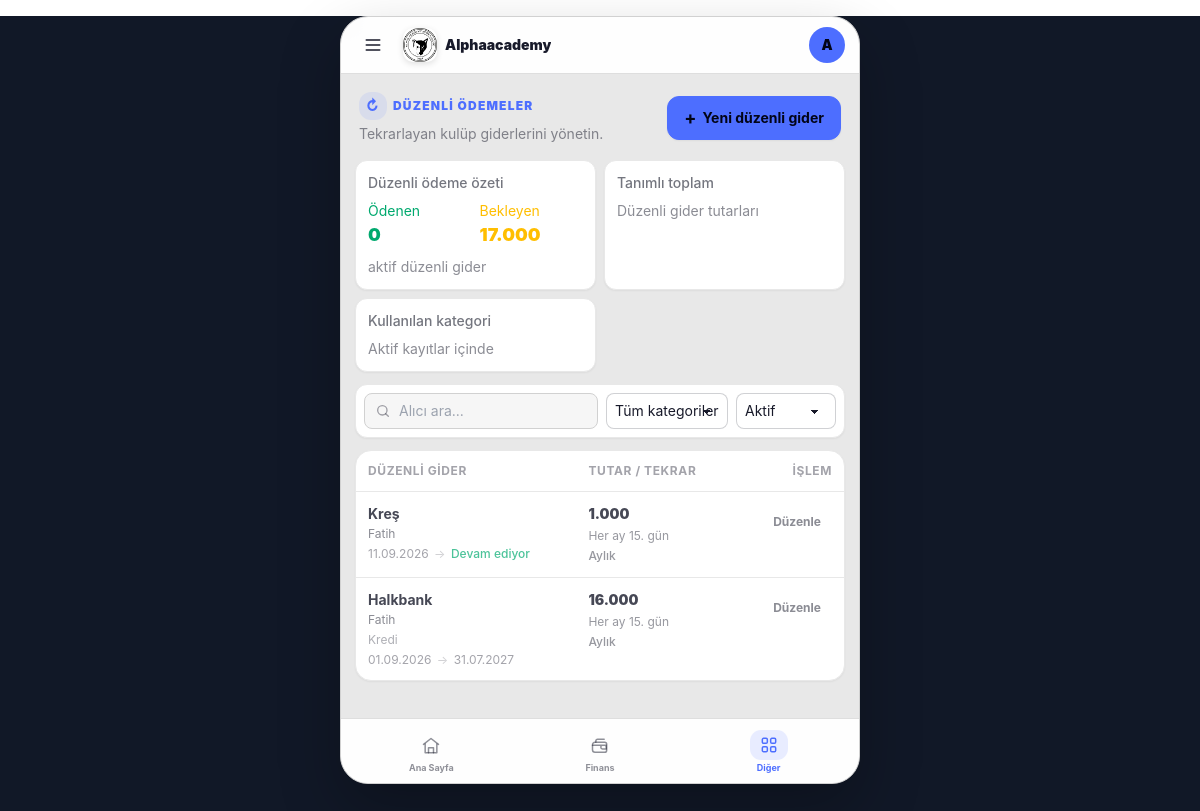
The app's page /finance/regular-expenses/ (signed in), older data.
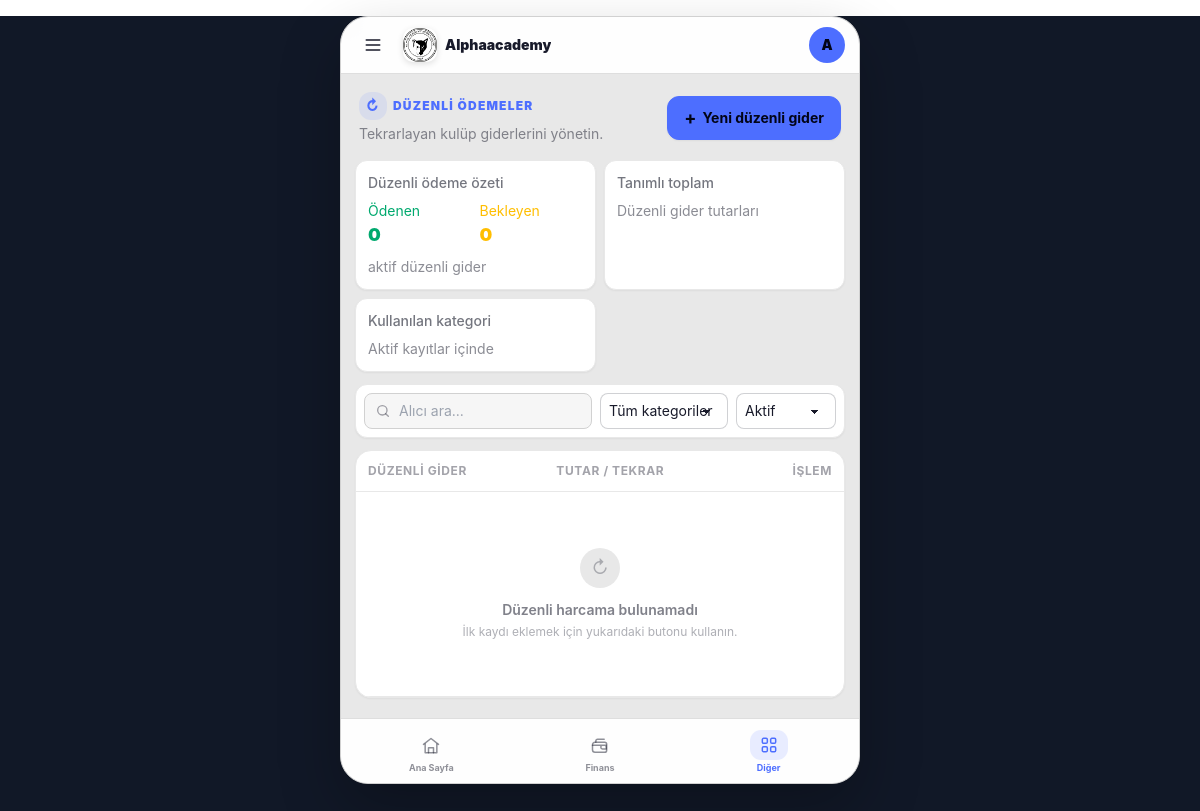
The same page, newer data.
### users/models.py (models this page shows, shortened)
class User(AbstractUser):
    class Role(models.TextChoices):
        PARENT = 'parent', 'Veli'
        ADMIN = 'admin', 'Yönetici'
        COACH = 'coach', 'Antrenör'
        FINANCE = 'finance', 'Mali İşler'
    email = models.EmailField(unique=True, verbose_name="E-posta Adresi")
    role = models.CharField(
        max_length=20,
        choices=Role.choices,
        default=Role.PARENT,
        verbose_name="Kullanıcı Rolü"
    )
    phone_number = models.CharField(max_length=15, blank=True, null=True, verbose_name="Telefon Numarası")
    tc_identity = models.CharField(max_length=11, blank=True, null=True, verbose_name="T.C. Kimlik No")
    USERNAME_FIELD = 'email'
    REQUIRED_FIELDS = ['username', 'first_name', 'last_name']
    class Meta:
        verbose_name = "Kullanıcı"
        verbose_name_plural = "Kullanıcılar"
    @property
    def is_coach(self):
        return self.role == self.Role.COACH

### finance/models.py (models this page shows, shortened)
class RegularExpense(models.Model):
    category = models.ForeignKey(
        ExpenseCategory,
        on_delete=models.SET_NULL,
        null=True,
        related_name='regular_expenses',
        verbose_name="Kategori"
    )
    amount = models.IntegerField(verbose_name="Tutar (TL)")
    reciever = models.CharField(max_length=200, verbose_name="Alıcı / Firma / Kişi")
    start_date = models.DateField(verbose_name="Başlangıç Tarihi")
    end_date = models.DateField(null=True, blank=True, verbose_name="Bitiş Tarihi (Opsiyonel)")
    frequency = models.CharField(
        max_length=20,
        choices=[
            ('monthly', 'Aylık'),
            ('quarterly', '3 Aylık'),
            ('yearly', 'Yıllık'),
        ],
        default='monthly',
        verbose_name="Frekans"
    )
    paymentDay = models.PositiveSmallIntegerField(
        default=1,
        null=True,
        blank=True,
        verbose_name="Ödeme Günü",
        help_text="Örn: 15, 30. Boş bırakılırsa ödeme günü belirtilmemiş olur."
    )
    notes = models.TextField(blank=True, null=True, verbose_name="Açıklama / Detay")
    created_by = models.ForeignKey(
        settings.AUTH_USER_MODEL,
        on_delete=models.SET_NULL,
        null=True,
        verbose_name="Kaydı Oluşturan"
    )
    created_at = models.DateTimeField(auto_now_add=True)
    class Meta:
        verbose_name = "Düzenli Gider"
        verbose_name_plural = "Düzenli Giderler"
        ordering = ['-start_date']

class ExpenseCategory(models.Model):
    name = models.CharField(max_length=100, verbose_name="Kategori Adı")
    parent = models.ForeignKey(
        'self',
        on_delete=models.SET_NULL,
        null=True,
        blank=True,
        related_name='children',
        verbose_name="Üst Kategori",
    )
    description = models.TextField(blank=True, null=True, verbose_name="Açıklama")
    class Meta:
        verbose_name = "Gider Kategorisi"
        verbose_name_plural = "Gider Kategorileri"

### finance/views.py (the view)
# urls.py: path('regular-expenses/', views.regular_expense_list, name='regular-expense-list'),
@login_required
def regular_expense_list(request):
    query = request.GET.get('q', '').strip()
    category_id = request.GET.get('category', '')
    status = request.GET.get('status', 'active')
    expenses = RegularExpense.objects.select_related('category', 'created_by').order_by(
        F('paymentDay').asc(nulls_last=True), '-start_date'
    )
    if query:
        expenses = expenses.filter(reciever__icontains=query)
    if category_id:
        expenses = expenses.filter(category_id=category_id)
    if status == 'active':
        expenses = expenses.filter(Q(end_date__isnull=True) | Q(end_date__gte=date.today()))
    elif status == 'expired':
        expenses = expenses.filter(end_date__lt=date.today())
    return render(request, 'finance/regular_expenses.html', {
        'regular_expenses': expenses,
        'categories': ExpenseCategory.objects.all().order_by('name'),
        'query': query,
        'selected_category': category_id,
        'status': status,
        'today': date.today(),
        **get_regular_expense_summary(),
    })

### templates/finance/regular_expenses.html (shortened to what this page needs)
{% extends "base.html" %}
{% block content %}
<div class="w-full space-y-3">
    <header class="flex items-center justify-between gap-3 px-1 py-1">
        <div class="min-w-0">
            <div class="mb-1 flex items-center gap-1.5 text-[10px] font-black uppercase tracking-widest text-primary">
                <span class="grid h-7 w-7 shrink-0 place-items-center rounded-xl bg-primary/10 text-sm">
                    ↻
                </span>
                Düzenli ödemeler
            </div>
            <p class="mt-0.5 text-xs text-base-content/50">
                Tekrarlayan kulüp giderlerini yönetin.
            </p>
        </div>
        <button
            type="button"
            class="btn btn-primary h-11 min-h-0 shrink-0 gap-1.5 rounded-xl px-4 text-xs font-bold shadow-sm active:scale-[.97] transition-transform"
            hx-get="{% url 'regular-expense-create' %}?category={{ selected_category }}&q={{ query|urlencode }}&status={{ status }}"
            hx-target="#regular-expense-modal-container"
            hx-swap="innerHTML">
            <span class="text-lg leading-none">+</span>
            <span class="hidden sm:inline">Yeni düzenli gider</span>
        </button>
    </header>
    {% include 'finance/partials/_regular_expense_summary.html' %}
    <form method="get" class="flex flex-wrap items-center gap-2 rounded-xl border border-base-200 bg-base-100 p-2 shadow-sm">
        <div class="flex h-9 min-w-[9rem] flex-1 items-center gap-2 rounded-lg border border-base-300 bg-base-200/40 px-2.5">
            <svg class="h-4 w-4 shrink-0 text-base-content/40" viewBox="0 0 24 24" fill="none" stroke="currentColor" stroke-width="2" stroke-linecap="round" stroke-linejoin="round">
                <circle cx="11" cy="11" r="7"/>
                <path d="m20 20-4-4"/>
            </svg>
            <input type="search" name="q" value="{{ query }}" placeholder="Alıcı ara..." class="min-w-0 w-full border-0 bg-transparent p-0 text-xs outline-none focus:ring-0">
        </div>
        <select name="category" class="select select-bordered h-9 min-h-0 w-auto max-w-[8rem] rounded-lg px-2 text-xs" onchange="this.form.submit()">
            <option value="">Tüm kategoriler</option>
        </select>
        <select name="status" class="select select-bordered h-9 min-h-0 w-auto rounded-lg px-2 text-xs" onchange="this.form.submit()">
            <option value="active" {% if status == 'active' %}selected{% endif %}>Aktif</option>
        </select>
    </form>
    <section class="overflow-hidden rounded-2xl border border-base-200 bg-base-100 shadow-sm">
        <div class="overflow-x-auto">
            <table class="table w-full min-w-[420px]">
                <thead>
                    <tr class="border-b border-base-200 text-[9px] uppercase tracking-wider text-base-content/40">
                        <th class="p-3 font-bold">
                            Düzenli gider
                        </th>
                        <th class="p-3 font-bold">
                            Tutar / tekrar
                        </th>
                        <th class="p-3 text-right font-bold">
                            İşlem
                        </th>
                    </tr>
                </thead>
                {% include 'finance/partials/_regular_expense_list_response.html' %}
            </table>
        </div>
    </section>
</div>
{% endblock %}

### templates/base.html (shortened to what this page needs)
{% load static %}
<!DOCTYPE html>
<html lang="tr" data-theme="corporate">
<head>
    <link
        href="https://cdn.jsdelivr.net/npm/daisyui@4.12.10/dist/full.min.css"
        rel="stylesheet"
        type="text/css"
    >
    <script src="https://cdn.tailwindcss.com"></script>
</head>
<body
    class="select-none antialiased"
    hx-headers='{"X-CSRFToken": "{{ csrf_token }}"}'
>
<div class="app">
    <header class="app-header">
        <div class="header-inner">
            <div class="flex min-w-0 items-center">
                <div class="dropdown">
                    <label
                        tabindex="0"
                        class="header-button cursor-pointer"
                        aria-label="Menüyü aç"
                    >
                        <svg
                            class="h-5 w-5"
                            viewBox="0 0 24 24"
                            fill="none"
                            stroke="currentColor"
                            stroke-width="2"
                            stroke-linecap="round"
                        >
                            <path d="M4 6h16"/>
                            <path d="M4 12h16"/>
                            <path d="M4 18h16"/>
                        </svg>
                    </label>
                </div>
                <a
                    href="{% url 'dashboard-index' %}"
                    class="ml-1 flex min-w-0 items-center gap-2 px-1.5"
                >
                    <img
                        src="/media/logos/fk1.png"
                        alt="Spor Kulübü"
                        class="app-logo"
                    >
                    <span class="truncate text-sm font-black">
                        Alphaacademy
                    </span>
                </a>
            </div>
            <div class="dropdown dropdown-end">
                <label
                    tabindex="0"
                    class="
                        header-button
                        avatar
                        placeholder
                        cursor-pointer
                    "
                    aria-label="Kullanıcı menüsü"
                >
                    <div
                        class="
                            w-9
                            rounded-full
                            bg-primary
                            text-xs
                            font-black
                            text-primary-content
                        "
                    >
                        <span>
                            {{request.user.first_name|first|default:request.user.username|first|upper}}
                        </span>
                    </div>
                </label>
            </div>
        </div>
    </header>
    <main class="app-content">
        {% block content %}
        {% endblock %}
    </main>
<nav class="bottom-nav">
    <div class="bottom-nav-inner">
        <a
            href="{% url 'dashboard-index' %}"
            class="
                bottom-nav-item
            "
        >
            <span class="nav-icon">
                <svg
                    viewBox="0 0 24 24"
                    fill="none"
                    stroke="currentColor"
                    stroke-width="2"
                    stroke-linecap="round"
                    stroke-linejoin="round"
                >
                    <path d="m3 10 9-7 9 7"/>
                    <path d="M5 9.5V20h14V9.5"/>
                    <path d="M9 20v-6h6v6"/>
                </svg>
            </span>
            <span>Ana Sayfa</span>
        </a>
        <a
            href="{% url 'other-menu' %}"
            class="
                bottom-nav-item
                order-3
                {% if request.resolver_match.url_name == 'other-menu' or request.resolver_match.url_name == 'team-list' or request.resolver_match.url_name == 'team-detail' or request.resolver_match.url_name == 'athlete-manage-list' or request.resolver_match.url_name == 'athlete-manage-detail' or 'equipment' in request.resolver_match.url_name or 'regular-expense' in request.resolver_match.url_name or request.resolver_match.url_name == 'fee-management' %}
                    active
                {% endif %}
            "
        >
            <span class="nav-icon">
            </span>
            <span>Diğer</span>
        </a>
        <a
            href="{% url 'finance-dashboard' %}"
            class="
                bottom-nav-item
                order-2
            "
        >
            <span class="nav-icon">
            </span>
            <span>Finans</span>
        </a>
    </div>
</nav>
</div>
</body>
</html>

### templates/finance/partials/_regular_expense_list_response.html (shortened to what this page needs)
<tbody id="regular-expense-list">
    {% for expense in regular_expenses %}
    <tr class="border-b border-base-200 last:border-0 transition-colors hover:bg-base-200/40 {% if expense.end_date and expense.end_date < today %}opacity-60{% endif %}">
        <td class="max-w-[220px] p-3 align-top">
            <div class="truncate text-sm font-bold text-base-content/80">
                {{ expense.reciever }}
            </div>
            <div class="mt-0.5 truncate text-[10px] text-base-content/50">
                {% if expense.category %}{{ expense.category.name }}{% else %}Kategorisiz{% endif %}
            </div>
            {% if expense.notes %}
                <div class="mt-1 max-w-[190px] truncate text-[10px] text-base-content/35">
                    {{ expense.notes }}
                </div>
            {% endif %}
            <div class="mt-1 text-[10px] text-base-content/40">
                {{ expense.start_date|date:'d.m.Y' }}
                <span class="mx-0.5 text-base-content/20">→</span>
                {% if expense.end_date %}
                    {{ expense.end_date|date:'d.m.Y' }}
                {% else %}
                    <span class="font-medium text-success/70">Devam ediyor</span>
                {% endif %}
            </div>
        </td>
        <td class="whitespace-nowrap p-3 align-top">
            <div class="text-sm font-black text-base-content/80">
                {{ expense.amount|floatformat:0 }}
            </div>
            <div class="mt-1 text-[10px] text-base-content/45">
                {% if expense.paymentDay %}
                    Her ay {{ expense.paymentDay }}. gün
                {% else %}
                    Gün yok
                {% endif %}
            </div>
            <span class="mt-1 inline-block text-[10px] font-medium text-base-content/45">
                {{ expense.get_frequency_display }}
            </span>
        </td>
        <td class="p-3 text-right align-top">
            <button type="button"
                class="btn btn-ghost h-9 min-h-0 rounded-lg px-2.5 text-[10px] font-bold text-base-content/50 hover:bg-base-200 hover:text-base-content/70"
                hx-get="{% url 'regular-expense-update' expense.pk %}?category={{ selected_category }}&q={{ query|urlencode }}&status={{ status }}"
                hx-target="#regular-expense-modal-container"
                hx-swap="innerHTML">
                Düzenle
            </button>
        </td>
    </tr>
    {% empty %}
    <tr>
        <td colspan="3" class="px-4 py-14 text-center">
            <div class="mx-auto max-w-sm">
                <div class="mx-auto mb-3 grid h-10 w-10 place-items-center rounded-full bg-base-200 text-lg text-base-content/30">
                    ↻
                </div>
                <p class="text-xs font-semibold text-base-content/55">
                    Düzenli harcama bulunamadı
                </p>
                <p class="mt-1 text-[10px] text-base-content/35">
                    İlk kaydı eklemek için yukarıdaki butonu kullanın.
                </p>
            </div>
        </td>
    </tr>
    {% endfor %}
</tbody>

Row changes from the older to the newer data that the page shows:
removed RegularExpense: reciever "Kreş", category.name "Fatih", start_date "11.09.2026", shows "Devam ediyor", amount "1.000", paymentDay "15", frequency "Aylık"
removed RegularExpense: reciever "Halkbank", category.name "Fatih", notes "Kredi", start_date "01.09.2026", end_date "31.07.2027", amount "16.000", paymentDay "15", frequency "Aylık"
Text that changed along with them:
{{ regular_pending_total|floatformat:0 }}: "17.000" → "0"
text now shown: "↻ Düzenli harcama bulunamadı İlk kaydı eklemek için yukarıdaki butonu kullanın."
